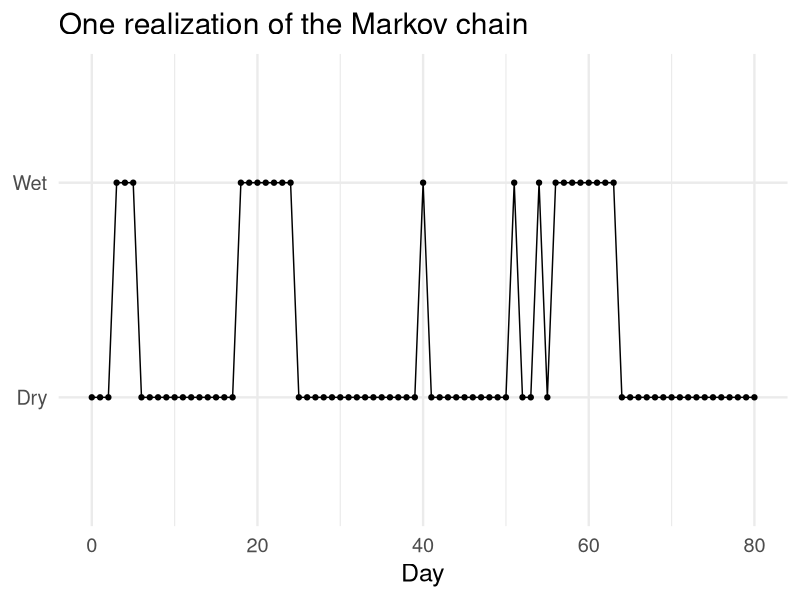
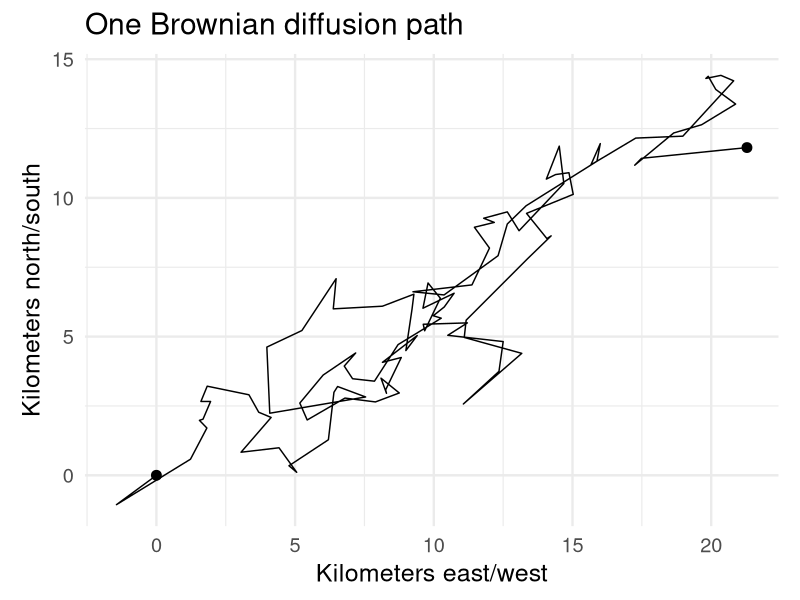
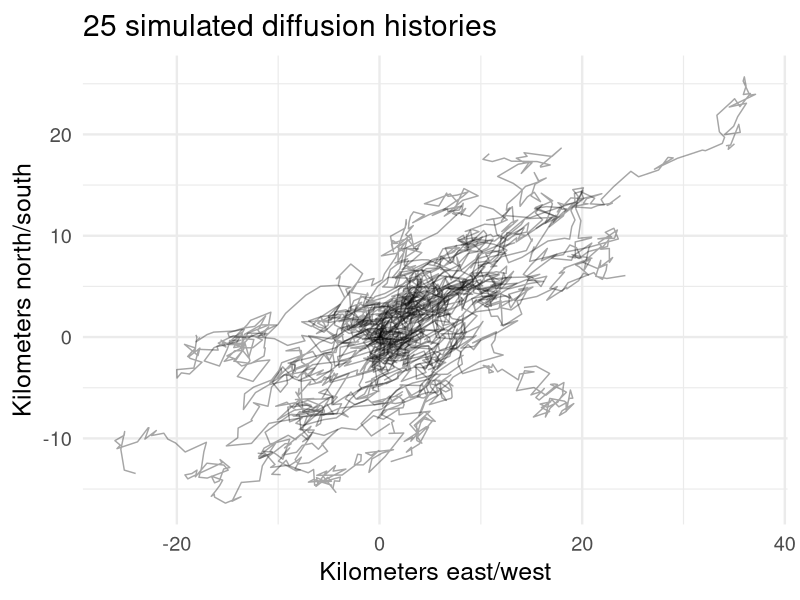

Reproduce these figures in R, in order.
## ---- chunk 1
#| include: false
library(tidyverse)
library(mvtnorm)

set.seed(323)
theme_set(theme_minimal(base_size = 18))

states <- c("Dry", "Wet")

P_weather <- matrix(
  c(.85, .15,
    .40, .60),
  nrow = 2,
  byrow = TRUE,
  dimnames = list(from = states, to = states)
)

simulate_chain <- function(P, initial, n_steps = 100) {
  states <- rownames(P)

  chain <- character(n_steps + 1)
  chain[1] <- initial

  for (t in seq_len(n_steps)) {
    chain[t + 1] <- sample(
      states,
      size = 1,
      prob = P[chain[t], ]
    )
  }

  chain
}

matrix_power <- function(P, k) {
  out <- diag(nrow(P))

  for (i in seq_len(k)) {
    out <- out %*% P
  }

  dimnames(out) <- dimnames(P)
  out
}

Sigma_geo <- matrix(
  c(1.2, .45,
    .45, .7),
  nrow = 2,
  byrow = TRUE
)

simulate_brownian <- function(n_steps = 100,
                              start = c(0, 0),
                              sigma = diag(2),
                              dt = 1) {

  locations <- matrix(
    NA,
    nrow = n_steps + 1,
    ncol = 2
  )

  locations[1, ] <- start

  for (t in 1:n_steps) {

    move <- rmvnorm(
      1,
      mean = c(0, 0),
      sigma = sigma * dt
    )

    locations[t + 1, ] <- locations[t, ] + move
  }

  tibble(
    step = 0:n_steps,
    east_km = locations[, 1],
    north_km = locations[, 2]
  )
}

nucleotides <- c("A", "C", "G", "T")

jc_P <- function(d) {
  p_same <- 1 / 4 + 3 / 4 * exp(-4 * d / 3)
  p_other <- 1 / 4 - 1 / 4 * exp(-4 * d / 3)

  P <- matrix(
    p_other,
    nrow = 4,
    ncol = 4,
    dimnames = list(from = nucleotides, to = nucleotides)
  )

  diag(P) <- p_same
  P
}

simulate_jc_sequence <- function(ancestor, d) {
  P <- jc_P(d)

  map_chr(
    ancestor,
    function(base) {
      sample(nucleotides, size = 1, prob = P[base, ])
    }
  )
}
## ---- chunk 2
sample(
  c("Dry", "Wet"),
  size = 10,
  replace = TRUE,
  prob = c(.7, .3)
)
## ---- chunk 3
states <- c("Dry", "Wet")

P_weather <- matrix(
  c(.85, .15,
    .40, .60),
  nrow = 2,
  byrow = TRUE,
  dimnames = list(from = states, to = states)
)
## ---- chunk 4
P_weather
## ---- chunk 5
P_weather["Dry", ]
P_weather["Wet", ]
## ---- chunk 6
current <- "Dry"

sample(
  states,
  size = 1,
  prob = P_weather[current, ]
)
## ---- chunk 7
#| echo: false
weather_path <- simulate_chain(
  P_weather,
  initial = "Dry",
  n_steps = 80
)

tibble(
  day = 0:80,
  state = factor(weather_path, levels = states)
) |>
  ggplot(aes(x = day, y = state, group = 1)) +
  geom_line() +
  geom_point() +
  labs(
    x = "Day",
    y = NULL,
    title = "One realization of the Markov chain"
  )
## ---- chunk 8
P_weather %*% P_weather
## ---- chunk 9
#| message: FALSE
#| warning: false
library(expm)

P_weather %^% 10
## ---- chunk 10
matrix_power(P_weather, 10)
## ---- chunk 11
long_chain <- simulate_chain(
  P_weather,
  initial = "Dry",
  n_steps = 10000
)

prop.table(table(long_chain))
## ---- chunk 12
pi <- c(.5, .5)

for (i in 1:100) {
  pi <- as.numeric(pi %*% P_weather)
}

set_names(pi, states)
## ---- chunk 13
sim_prop <- prop.table(table(long_chain))

tibble(
  state = states,
  stationary = pi,
  simulated = as.numeric(sim_prop)
)
## ---- chunk 14
Sigma_geo
## ---- chunk 15
rmvnorm(
  n = 5,
  mean = c(0, 0),
  sigma = Sigma_geo
)
## ---- chunk 16
#| echo: false
brownian_path <- simulate_brownian(
  n_steps = 100,
  sigma = Sigma_geo
)

brownian_path |>
  ggplot(aes(x = east_km, y = north_km)) +
  geom_path() +
  geom_point(data = slice_head(brownian_path, n = 1), size = 3) +
  geom_point(data = slice_tail(brownian_path, n = 1), size = 3) +
  coord_equal() +
  labs(
    x = "Kilometers east/west",
    y = "Kilometers north/south",
    title = "One Brownian diffusion path"
  )
## ---- chunk 17
#| echo: false
brownian_paths <- map_dfr(
  1:25,
  function(id) {
    simulate_brownian(
      n_steps = 100,
      sigma = Sigma_geo
    ) |>
      mutate(path = factor(id))
  }
)

brownian_paths |>
  ggplot(aes(
    x = east_km,
    y = north_km,
    group = path
  )) +
  geom_path(alpha = .35) +
  coord_equal() +
  labs(
    x = "Kilometers east/west",
    y = "Kilometers north/south",
    title = "25 simulated diffusion histories"
  )
